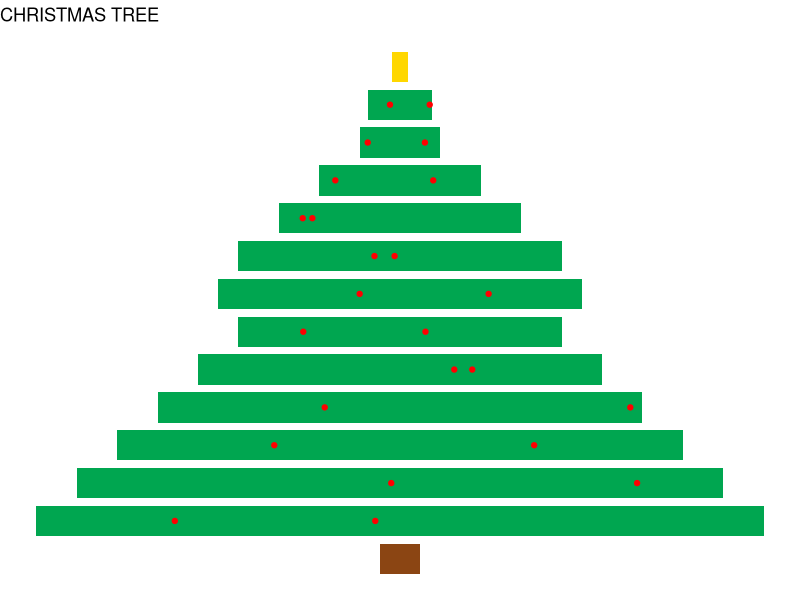

This figure's R source:
# Originally from: https://tomaztsql.wordpress.com/2016/12/30/quick-r-christmas-tree/

library(ggplot2)
library(dplyr)

branches <- c(0.5,9,8,7,6,5,4,4.5,4,3,2,1,0.8,0.2)

christmas_tree <- data.frame(group = rep(c("l","d"), 
                             each=length(branches)),
                 x = 1:length(branches),
                 y = c(branches, branches*-1))

christmas_tree <- christmas_tree %>% dplyr::mutate(bauble = c(0, runif(5, -6, 6), runif(5, -2.5, 2.5), runif(2, -1, 1), 0,
                                                              0, runif(5, -6, 6), runif(5, -2.5, 2.5), runif(2, -1, 1), 0))

vector <- c("#8B4513", rep('#00A650', 12), "#FFD700", "#8B4513", rep('#00A650', 12), "#FFD700")
vector_2 <- c(rep(c("#8B4513", rep("red", 12), "#FFD700"),2))

ggplot(data = christmas_tree) +
  geom_bar(aes(x=x, y=y), stat = "identity", fill = vector, width = .8) +
  coord_flip() +
  theme_void() +
  labs(title = "CHRISTMAS TREE") +
  geom_point(aes(x=x, y = bauble), colour =  vector_2)
